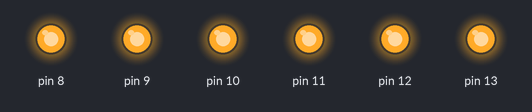
Simulated run of this sketch. Board: Arduino Uno, built with avr-gcc and run on an emulated ATmega328P. Shown: output pins drawn as LEDs (lit = HIGH).

Above: at 0.5 s.
At 3.5 s:
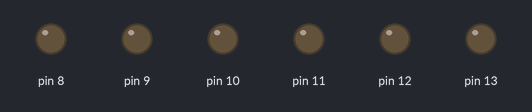
Timing chart, 0 to 4.6 s (numbered marks = the images above):
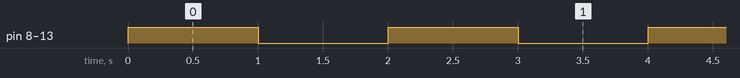

Measured:
- by itself, pin 8–13: alternates HIGH for 1.0 s and LOW for 1.0 s

The sketch:

LED-BLINKING-2.ino
```cpp
void setup() {

  // Set all digital pins as outputs
  pinMode(8, OUTPUT);
  pinMode(9, OUTPUT);
  pinMode(10, OUTPUT);
  pinMode(11, OUTPUT);
  pinMode(12, OUTPUT);
  pinMode(13, OUTPUT);

}

void loop() {

  // Turn on all the LEDs
  digitalWrite(8, HIGH);
  digitalWrite(9, HIGH);
  digitalWrite(10, HIGH);
  digitalWrite(11, HIGH);
  digitalWrite(12, HIGH);
  digitalWrite(13, HIGH);
  // Wait for 1000 milliseconds = 1 sec
  delay(1000);

  // Turn off all the LEDs
  digitalWrite(8, LOW);
  digitalWrite(9, LOW);
  digitalWrite(10, LOW);
  digitalWrite(11, LOW);
  digitalWrite(12, LOW);
  digitalWrite(13, LOW);
  // Wait for 1000 milliseconds = 1 sec
  delay(1000);

}
```
